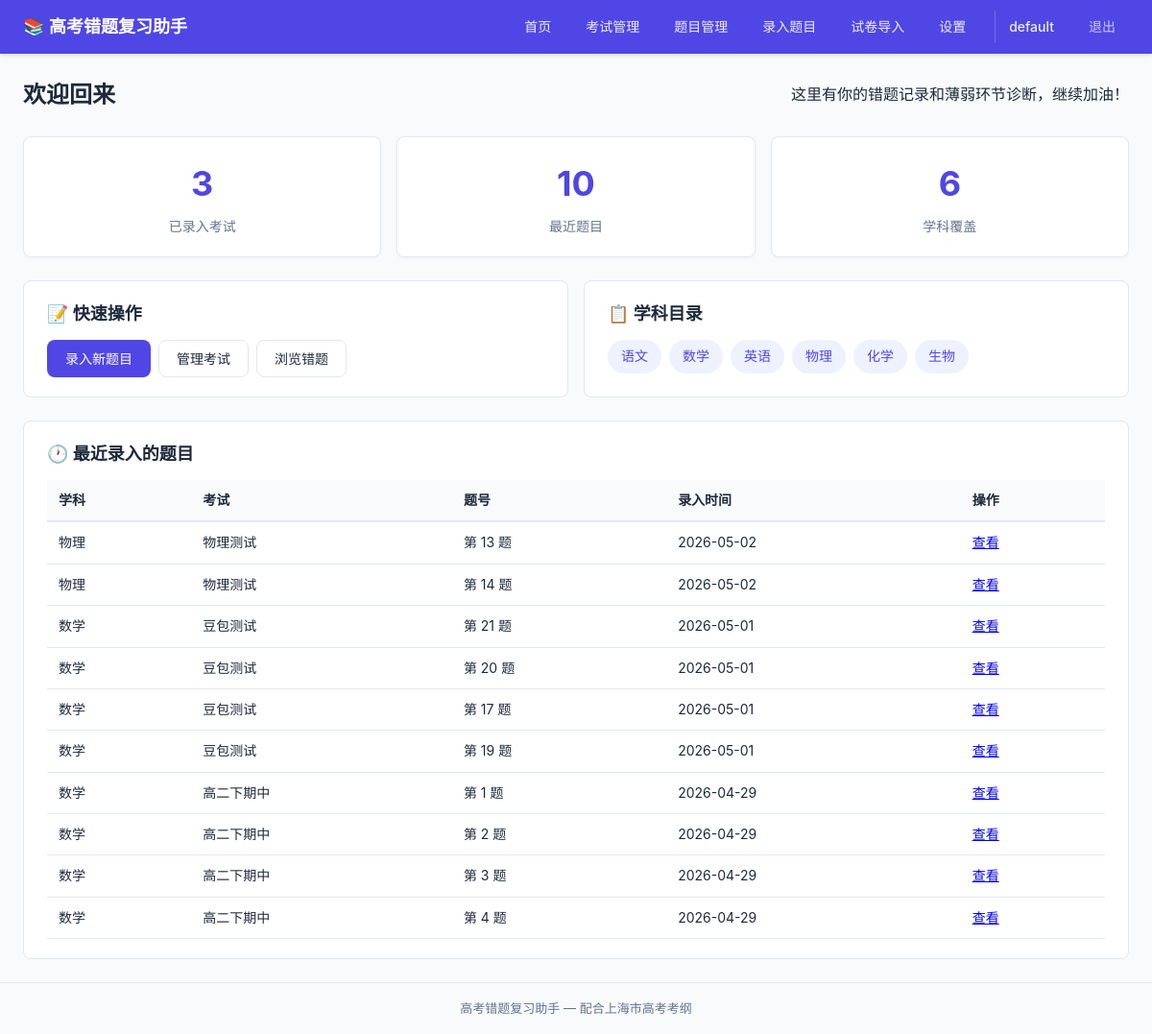
Page / (signed in) on the earlier database version.
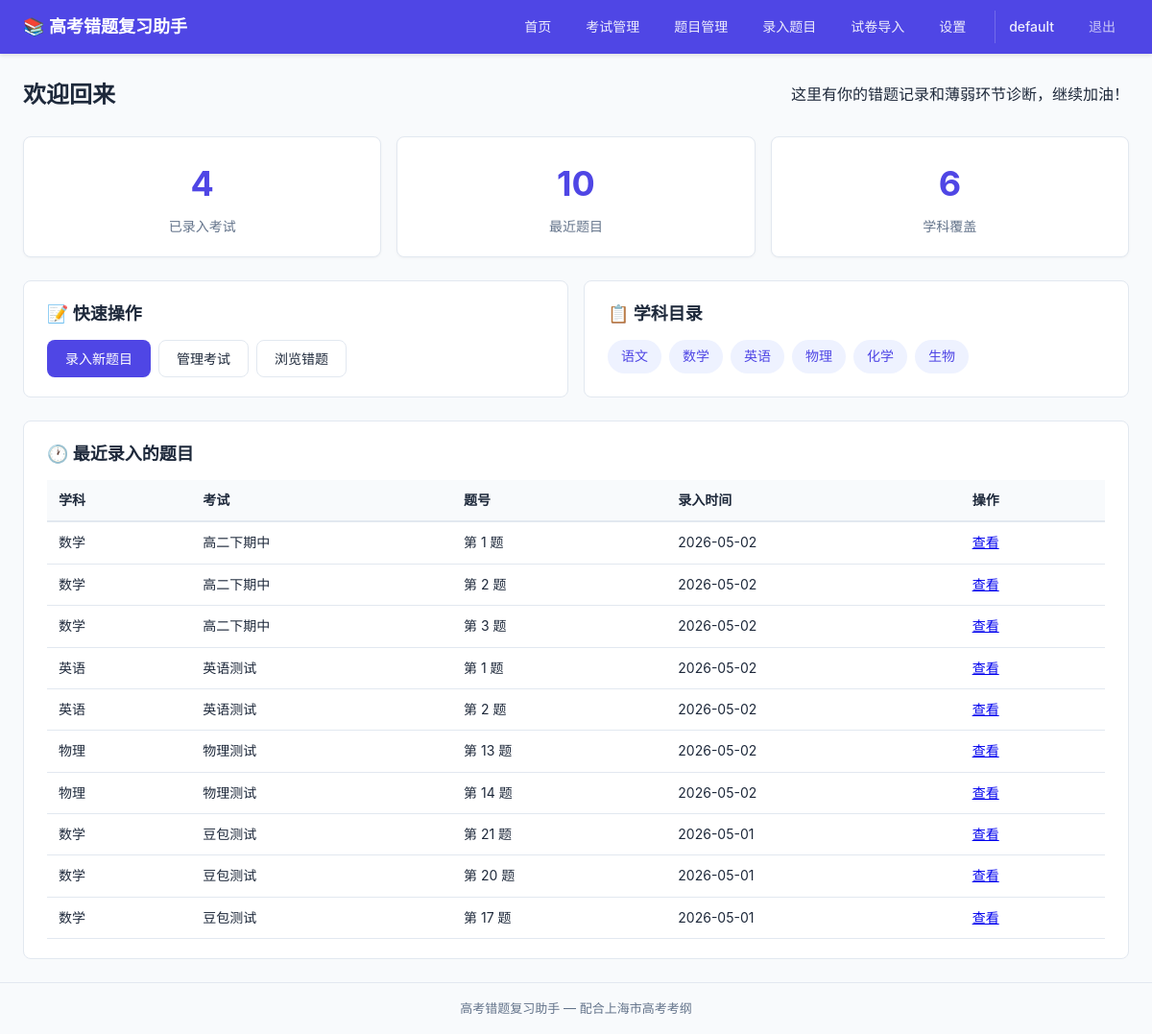
Same page on the later database version.
### tables this page shows
CREATE TABLE subjects (
            id          INTEGER PRIMARY KEY AUTOINCREMENT,
            name        TEXT    NOT NULL UNIQUE,
            created_at  TIMESTAMP DEFAULT CURRENT_TIMESTAMP
        );

CREATE TABLE questions (
            id              INTEGER PRIMARY KEY AUTOINCREMENT,
            exam_id         INTEGER NOT NULL REFERENCES exams(id) ON DELETE CASCADE,
            question_number TEXT    NOT NULL,
            stem            TEXT,
            image_path      TEXT,
            created_at      TIMESTAMP DEFAULT CURRENT_TIMESTAMP,
            updated_at      TIMESTAMP DEFAULT CURRENT_TIMESTAMP
        , user_id INTEGER NOT NULL DEFAULT 1, student_answer TEXT, error_reason TEXT);

CREATE TABLE exams (
            id          INTEGER PRIMARY KEY AUTOINCREMENT,
            subject_id  INTEGER NOT NULL REFERENCES subjects(id),
            name        TEXT    NOT NULL,
            exam_date   DATE,
            created_at  TIMESTAMP DEFAULT CURRENT_TIMESTAMP, user_id INTEGER NOT NULL DEFAULT 1,
            UNIQUE(subject_id, name)
        );

### app.py (the view)
@app.route('/')
@login_required
def index():
    user_id = session['user_id']
    subjects = get_all_subjects()
    exams = get_all_exams(user_id)
    recent_questions = get_questions_filtered(user_id=user_id)[:10]
    return render_template('index.html', subjects=subjects, exams=exams,
                           recent_questions=recent_questions)

### app.py (called while the page is built)
@app.before_request
def load_logged_in_user():
    user_id = session.get('user_id')
    g.current_user = get_user_by_id(user_id) if user_id else None

@app.context_processor
def inject_global_template_vars():
    return {
        'current_user': g.get('current_user'),
    }

### database/__init__.py (called while the page is built)
def get_db():
    if 'db' not in g:
        g.db = sqlite3.connect(DATABASE_PATH)
        g.db.row_factory = sqlite3.Row
        g.db.execute("PRAGMA foreign_keys = ON")
    return g.db

### models/exam.py (called while the page is built)
def get_all_exams(user_id=None):
    db = get_db()
    query = (
        "SELECT e.*, s.name as subject_name FROM exams e "
        "JOIN subjects s ON e.subject_id = s.id WHERE 1=1"
    )
    params = []
    if user_id is not None:
        query += " AND e.user_id = ?"
        params.append(user_id)
    query += " ORDER BY e.exam_date DESC, e.id DESC"
    return db.execute(query, params).fetchall()

### models/subject.py (called while the page is built)
def get_all_subjects():
    db = get_db()
    return db.execute("SELECT * FROM subjects ORDER BY id").fetchall()

### models/user.py (called while the page is built)
def get_user_by_id(user_id):
    db = get_db()
    row = db.execute(
        "SELECT id, username, created_at FROM users WHERE id = ?", (user_id,)
    ).fetchone()
    return dict(row) if row else None

### templates/index.html (shortened to what this page needs)
{% extends "base.html" %}
{% block content %}
<div class="page-header">
    <h1>欢迎回来</h1>
    <p>这里有你的错题记录和薄弱环节诊断，继续加油！</p>
</div>
<div class="stats-grid">
    <div class="stat-card">
        <div class="stat-number">{{ exams|length }}</div>
        <div class="stat-label">已录入考试</div>
    </div>
    <div class="stat-card">
        <div class="stat-number">{{ recent_questions|length }}</div>
        <div class="stat-label">最近题目</div>
    </div>
    <div class="stat-card">
        <div class="stat-number">{{ subjects|length }}</div>
        <div class="stat-label">学科覆盖</div>
    </div>
</div>
<div class="home-grid">
    <div class="home-card">
        <h2>📝 快速操作</h2>
        <div class="action-links">
            <a href="{{ url_for('questions.create') }}" class="btn btn-primary">录入新题目</a>
            <a href="{{ url_for('exams.list_exams') }}" class="btn btn-secondary">管理考试</a>
            <a href="{{ url_for('questions.list_questions') }}" class="btn btn-secondary">浏览错题</a>
        </div>
    </div>
    <div class="home-card">
        <h2>📋 学科目录</h2>
        <div class="subject-grid">
            {% for s in subjects %}
            <a href="{{ url_for('questions.list_questions', subject_id=s.id) }}" class="subject-tag">
                {{ s.name }}
            </a>
            {% endfor %}
        </div>
    </div>
</div>
{% if recent_questions %}
<div class="home-card">
    <h2>🕐 最近录入的题目</h2>
    <table class="data-table">
        <thead>
            <tr>
                <th>学科</th>
                <th>考试</th>
                <th>题号</th>
                <th>录入时间</th>
                <th>操作</th>
            </tr>
        </thead>
        <tbody>
            {% for q in recent_questions %}
            <tr>
                <td>{{ q.subject_name }}</td>
                <td>{{ q.exam_name }}</td>
                <td>第 {{ q.question_number }} 题</td>
                <td>{{ q.created_at[:10] if q.created_at }}</td>
                <td><a href="{{ url_for('questions.detail', question_id=q.id) }}">查看</a></td>
            </tr>
            {% endfor %}
        </tbody>
    </table>
</div>
{% endif %}
{% endblock %}

Differences in the rows shown:
no longer on this page (row unchanged): questions: subject_name "数学", exam_name "豆包测试", question_number "19", created_at "2026-05-01"
removed questions: subject_name "数学", exam_name "高二下期中", question_number "1", created_at "2026-04-29"
removed questions: subject_name "数学", exam_name "高二下期中", question_number "2", created_at "2026-04-29"
removed questions: subject_name "数学", exam_name "高二下期中", question_number "3", created_at "2026-04-29"
removed questions: subject_name "数学", exam_name "高二下期中", question_number "4", created_at "2026-04-29"
added questions: subject_name "数学", exam_name "高二下期中", question_number "1", created_at "2026-05-02"
added questions: subject_name "数学", exam_name "高二下期中", question_number "2", created_at "2026-05-02"
added questions: subject_name "数学", exam_name "高二下期中", question_number "3", created_at "2026-05-02"
added questions: subject_name "英语", exam_name "英语测试", question_number "1", created_at "2026-05-02"
added questions: subject_name "英语", exam_name "英语测试", question_number "2", created_at "2026-05-02"
Other differences:
{{ exams|length }}: "3" → "4"
